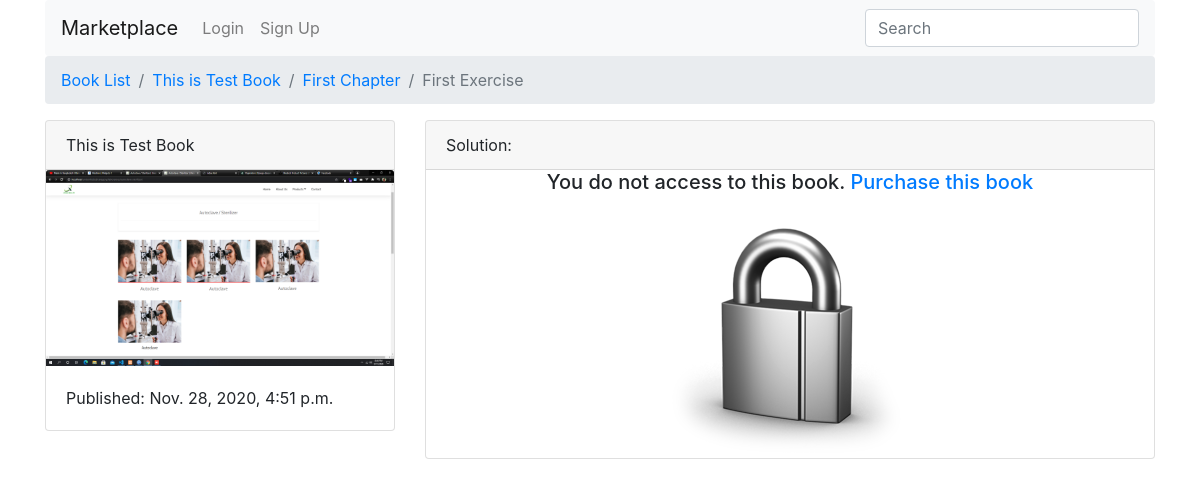
Page /test-book/1/1 on the committed database.
### books/models.py (models this page shows, shortened)
class Exercise(models.Model):
    chapter = models.ForeignKey(Chapter, on_delete=models.CASCADE)
    exercise_number = models.IntegerField()
    page_number = models.IntegerField()
    title = models.CharField(max_length=100)

class Chapter(models.Model):
    book = models.ForeignKey(Book, on_delete=models.CASCADE)
    chapter_number = models.IntegerField()
    title = models.CharField(max_length=100)
    def get_absolute_url(self):
        return reverse("books:chapter_detail", kwargs={
            'book_slug': self.book.slug,
            'chapter_number': self.chapter_number
        })

class Book(models.Model):
    authors = models.ManyToManyField(Author)
    title = models.CharField(max_length=100)
    publication_date = models.DateTimeField()
    isbn = models.CharField(max_length=16)
    slug = models.SlugField()
    cover = models.ImageField()
    price = models.FloatField()
    def get_absolute_url(self):
        return reverse("books:book_detail", kwargs={
            'slug': self.slug
        })

### books/views.py (the view)
def exercise_detail(request, book_slug, chapter_number, exercise_number):
    exercise_qs = Exercise.objects\
        .filter(chapter__book__slug=book_slug)\
        .filter(chapter__chapter_number=chapter_number)\
        .filter(exercise_number=exercise_number)
    if exercise_qs.exists():
        context = {
            'exercise': exercise_qs[0]
        }
        return render(request, 'exercise_detail.html', context)
    raise Http404

### templates/exercise_detail.html (shortened to what this page needs)
{% extends "base.html" %}
{% load static %}
{% block breadcrumb %}
<li class="breadcrumb-item"><a href="{% url 'books:book_list' %}">Book List</a></li>
<li class="breadcrumb-item"><a href="{{ exercise.chapter.book.get_absolute_url }}">{{exercise.chapter.book.title}}</a>
</li>
<li class="breadcrumb-item"><a href="{{ exercise.chapter.get_absolute_url }}">{{exercise.chapter.title}}</a>
</li>
<li class="breadcrumb-item active" aria-current="page">{{exercise.title}}</li>
{% endblock breadcrumb %}
{% block content %}
<div class="row">
    <main class="col-md-4">
        <div class="card">
            <div class="card-header">{{exercise.chapter.book.title}}</div>
            <img src="{{exercise.chapter.book.cover.url}}" class="card-img-top">
            <div class="card-body">
                <p class="card-text">Published: {{exercise.chapter.book.publication_date}}</p>
            </div>
        </div>
    </main>
    <aside class="col-md-8">
        <div class="card">
            <div class="card-header">
                Solution:
            </div>
            {% if exercise.chapter.book in request.user.userlibrary.book_list %}
            {% for solution in exercise.solution_set.all %}
            <div class="accordion" id="solution-{{solution.solution_number}}">
                <div class="card">
                    <div class="card-header" id="heading-{{solution.solution_number}}">
                        <h2 class="mb-0">
                            <button class="btn btn-link btn-block text-left" type="button" data-toggle="collapse"
                                data-target="#collapse-{{solution.solution_number}}" aria-expanded="true"
                                aria-controls="collapse-{{solution.solution_number}}">
                                Solution-{{solution.solution_number}}
                            </button>
                        </h2>
                    </div>
                    <div id="collapse-{{solution.solution_number}}" class="collapse" aria-labelledby="heading-{{solution.solution_number}"
                            data-parent="#solution-{{solution.solution_number}}">
                        <div class="card-body">
                            <img src="{{solution.image.url}}" class="card-img-top" alt="">
                        </div>
                    </div>
                    {% endfor %}
                </div>
            </div>
            {% else %}
            <div class="text-center">
                <h5>You do not access to this book. <a href="#">Purchase this book</a> </h5>
                <img src="{% static 'images/lock.png' %}" alt="">
            </div>
            {% endif %}
        </div>
    </aside>
</div>
{% endblock content %}

### rows in the picture
Exercise: chapter.book "This is Test Book", chapter "First Chapter", title "First Exercise", chapter.book.cover (picture), chapter.book.publication_date "Nov. 28, 2020, 4:51 p.m."
